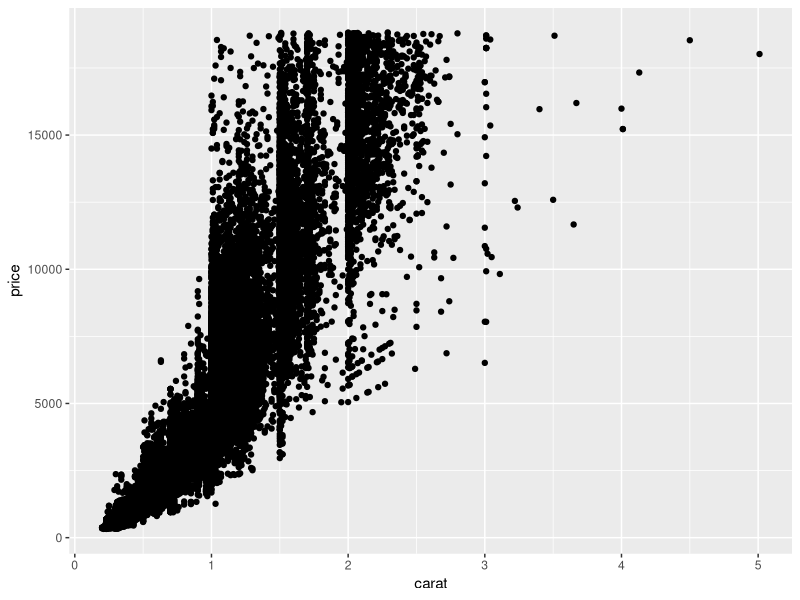
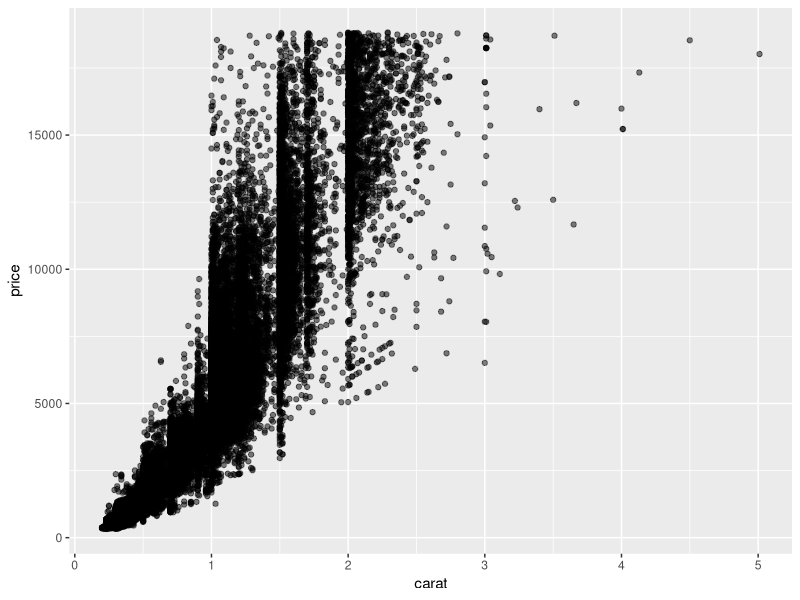
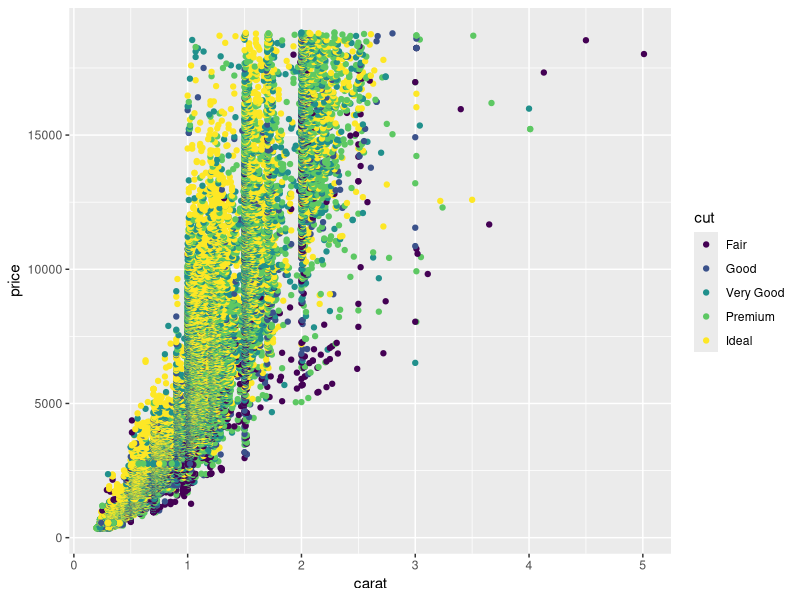
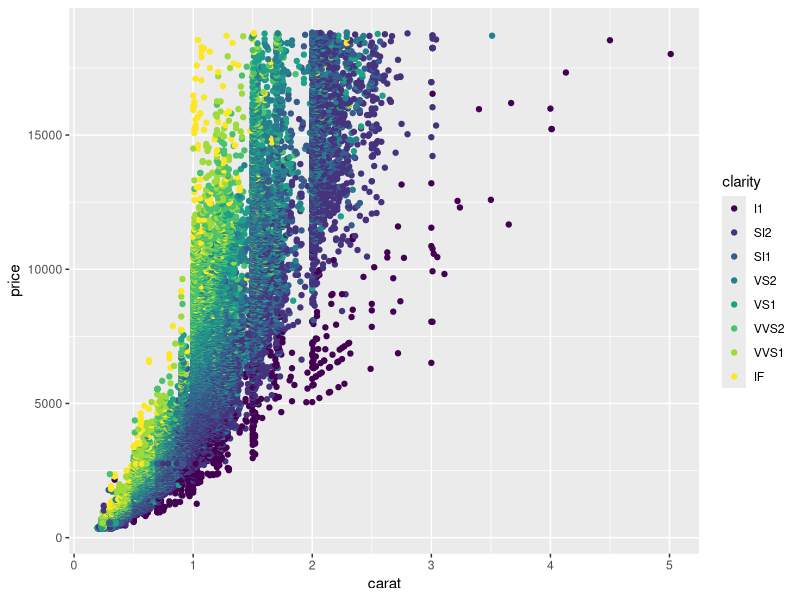

Write the R code that produced these figures, in order.
## https://github.com/UofTCoders/paper-rcourse
## https://github.com/UofTCoders/Events/issues/237

## ggplot2 functions to plot
## ctrl + enter = runs multple lines

5 + 5

## see email instructions
install.packages('ggplot2')
## import
library(ggplot2)

## load dataset gently
head(diamonds)

## make subset data, obj called d
d <- head(diamonds, n = 1000)

## start with ggplot(dataframe arguments)
## aesthetics = axis relationships (x, y)
## add + at the end of the line  
## geom_point() = scatter plot with points
ggplot(diamonds, aes(x = carat, y = price)) + 
  geom_point()

## 1st line: ^^ function on top +
## 2nd line: plot

## ---------------------------------------------------------------------------

## save ggplot as an object
p <- ggplot(diamonds, aes(x = carat, y = price))

## same as line 24
## reduce opacity of points, 0 to 1 (solid)
## alpha == transparency point
p + 
  geom_point(alpha = 0.5)  ## alpha [0, 1]


## alter setttings
## explain via categorical measures by add aes color = column name
ggplot(diamonds, aes(x = carat, y = price, color = cut)) + 
  geom_point()

ggplot(diamonds, aes(x = carat, y = price, color = clarity)) + 
  geom_point()
